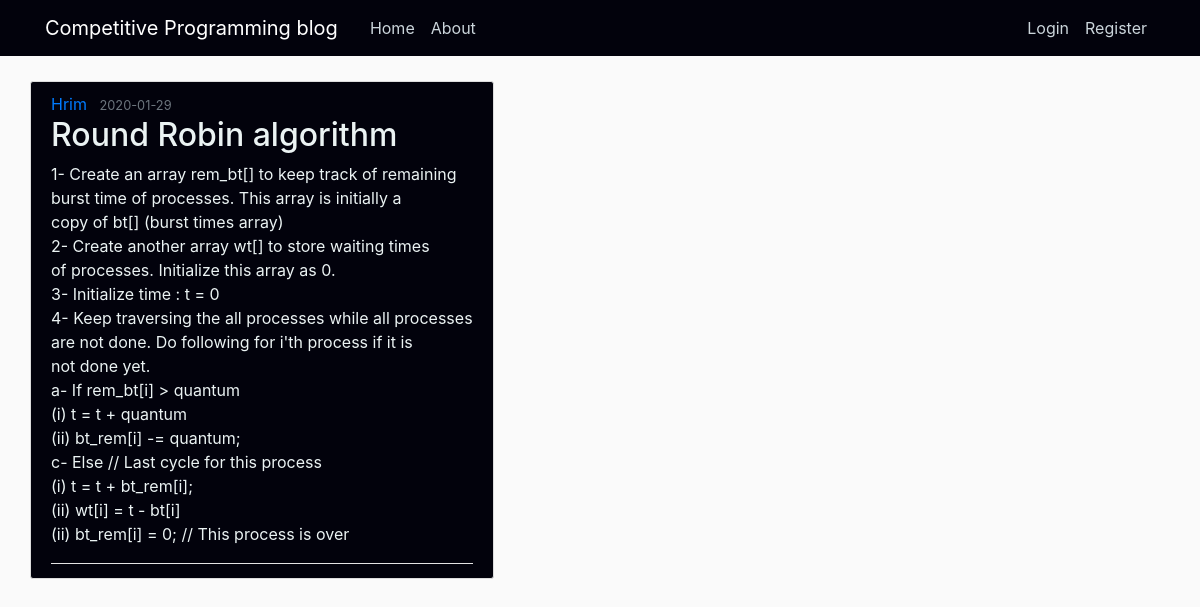
The app's page /post/17 with its own data.
### flaskblog/models.py (models this page shows, shortened)
class User(db.Model, UserMixin):
    id = db.Column(db.Integer, primary_key=True)
    username = db.Column(db.String(20), unique=True, nullable=False)
    email = db.Column(db.String(120), unique=True, nullable=False)
    image_file = db.Column(db.String(20), nullable=False, default='default.jpg')
    password = db.Column(db.String(60), nullable=False)
    posts = db.relationship('Post', backref='author', lazy=True)
    intro = db.relationship('Intro', backref='author', lazy=True)

class Post(db.Model):
    id = db.Column(db.Integer, primary_key=True)
    title = db.Column(db.String(100), nullable=False)
    date_posted = db.Column(db.DateTime, nullable=False, default=datetime.utcnow)
    content = db.Column(db.Text, nullable=False)
    user_id = db.Column(db.Integer, db.ForeignKey('user.id'), nullable=False)

### flaskblog/routes.py (the view)
@app.route("/post/<int:post_id>")
def post(post_id):
    post = Post.query.get_or_404(post_id)
    return render_template('post.html', title=post.title, post=post)

### flaskblog/templates/post.html (shortened to what this page needs)
{% extends "layout.html" %}
{% block content %}
</div>
  <article class="media content-section c">
    <div class="media-body">
      <div class="article-metadata">
        <a class="mr-2" href="#">{{ post.author.username }}</a>
        <small class="text-muted">{{ post.date_posted.strftime('%Y-%m-%d') }}</small>
           <h2 class="article-title" style="color:rgb(235, 243, 243)">{{ post.title }}</h2>
      <p class="article-content" style="color:rgb(235, 243, 243)">{{ post.content }}</p>
    </div>
  </article>
{% endblock content %}

### flaskblog/static/main.css (style rules this page uses)
body { background: #fafafa; color: #333333; margin-top: 5rem; }
h1, h2, h3, h4, h5, h6 { color: #444444; }
.content-section { background: #ffffff; padding: 10px 20px; border: 1px solid #dddddd; border-radius: 3px; margin-bottom: 20px; }
.article-title { color: #444444; }
.article-content { white-space: pre-line; }
.article-metadata { padding-bottom: 1px; margin-bottom: 4px; border-bottom: 1px solid #e3e3e3 }

### flaskblog/templates/layout.html (style rules this page uses)
body { background-image:url("../static/z.jpg"); background-size: cover; background-repeat: no-repeat; width: 100%; }
.c { background: rgb(2, 2, 12); }

### records on screen
User: author.username "Hrim"
Post: date_posted "2020-01-29", title "Round Robin algorithm", content "1- Create an array rem_bt[] to keep track of remaining burst time of processes. This array is initially a copy of bt[] (burst times array) 2- Create another array wt[] to store waiting times of processes. Initialize this array as 0. 3- Initialize time : t = 0 4- Keep traversing the all processes while all processes are not done. Do following for i'th process if it is not done yet. a- If rem_bt[i] > quantum (i) t = t + quantum (ii) bt_rem[i] -= quantum; c- Else // Last cycle for this process (i) t = t + bt_rem[i]; (ii) wt[i] = t - bt[i] (ii) bt_rem[i] = 0; // This process is over"
